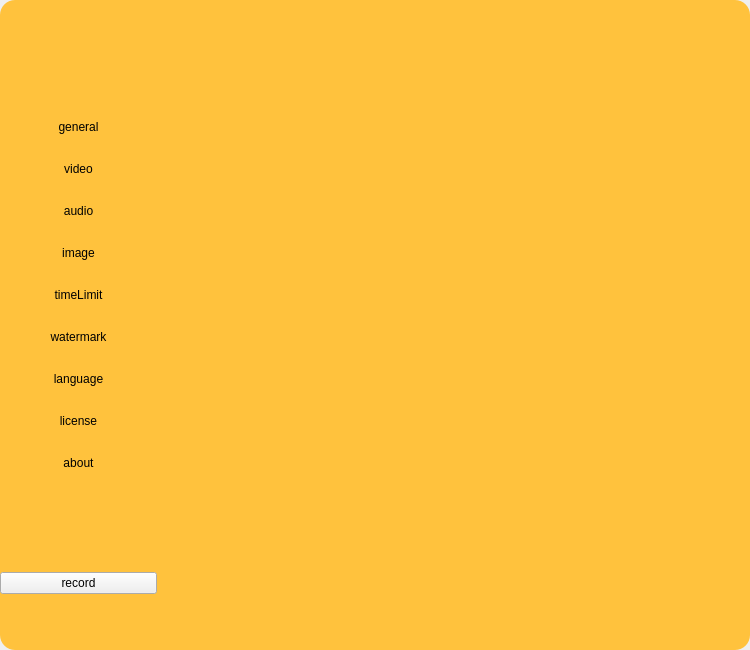
<?xml version="1.0" encoding="UTF-8"?>
<ui version="4.0">
 <class>Adora</class>
 <widget class="QMainWindow" name="Adora">
  <property name="geometry">
   <rect>
    <x>0</x>
    <y>0</y>
    <width>750</width>
    <height>650</height>
   </rect>
  </property>
  <property name="minimumSize">
   <size>
    <width>750</width>
    <height>650</height>
   </size>
  </property>
  <property name="maximumSize">
   <size>
    <width>750</width>
    <height>650</height>
   </size>
  </property>
  <property name="windowTitle">
   <string>Adora</string>
  </property>
  <property name="styleSheet">
   <string notr="true">QWidget#centralWidget {
   background-color: #FFC23D;
   border-radius: 15px;
   overflow: hidden;

}

QPushButton#generalButton {
    background-color: transparent;
    border: 0px;
}
QPushButton#generalButton:hover {
    background-color: #FFCE64;
}
QPushButton#generalButton:checked {
    background-color: #FFD477;
}



QPushButton#videoButton {
    background-color: transparent;
    border: 0px;
}
QPushButton#videoButton:hover {
    background-color: #FFCE64;
}
QPushButton#videoButton:checked {
    background-color: #FFD477;
}



QPushButton#audioButton {
    background-color: transparent;
    border: 0px;
}
QPushButton#audioButton:hover {
    background-color: #FFCE64;
}
QPushButton#audioButton:checked {
    background-color: #FFD477;
}



QPushButton#imageButton {
    background-color: transparent;
    border: 0px;
}
QPushButton#imageButton:hover {
    background-color: #FFCE64;
}
QPushButton#imageButton:checked {
    background-color: #FFD477;
}


QPushButton#timeLimitButton {
    background-color: transparent;
    border: 0px;
}
QPushButton#timeLimitButton:hover {
    background-color: #FFCE64;
}
QPushButton#timeLimitButton:checked {
    background-color: #FFD477;
}


QPushButton#watermarkButton {
    background-color: transparent;
    border: 0px;
}
QPushButton#watermarkButton:hover {
    background-color: #FFCE64;
}
QPushButton#watermarkButton:checked {
    background-color: #FFD477;
}


QPushButton#languageButton {
    background-color: transparent;
    border: 0px;
}
QPushButton#languageButton:hover {
    background-color: #FFCE64;
}
QPushButton#languageButton:checked {
    background-color: #FFD477;
}


QPushButton#licenseButton {
    background-color: transparent;
    border: 0px;
}
QPushButton#licenseButton:hover {
    background-color: #FFCE64;
}
QPushButton#licenseButton:checked {
    background-color: #FFD477;
}



QPushButton#aboutButton {
    background-color: transparent;
    border: 0px;
}
QPushButton#aboutButton:hover {
    background-color: #FFCE64;
}
QPushButton#aboutButton:checked {
    background-color: #FFD477;
}</string>
  </property>
  <widget class="QWidget" name="centralWidget">
   <layout class="QVBoxLayout" name="verticalLayout">
    <property name="spacing">
     <number>0</number>
    </property>
    <property name="leftMargin">
     <number>0</number>
    </property>
    <property name="topMargin">
     <number>0</number>
    </property>
    <property name="rightMargin">
     <number>0</number>
    </property>
    <property name="bottomMargin">
     <number>0</number>
    </property>
    <item alignment="Qt::AlignHCenter">
     <widget class="AdoraFrameWidget" name="adoraFrameWidget" native="true">
      <property name="minimumSize">
       <size>
        <width>750</width>
        <height>66</height>
       </size>
      </property>
      <property name="maximumSize">
       <size>
        <width>750</width>
        <height>66</height>
       </size>
      </property>
     </widget>
    </item>
    <item>
     <widget class="QWidget" name="backgroundWidget" native="true">
      <layout class="QHBoxLayout" name="horizontalLayout">
       <property name="spacing">
        <number>0</number>
       </property>
       <property name="leftMargin">
        <number>0</number>
       </property>
       <property name="topMargin">
        <number>0</number>
       </property>
       <property name="rightMargin">
        <number>0</number>
       </property>
       <property name="bottomMargin">
        <number>0</number>
       </property>
       <item>
        <widget class="QWidget" name="menuAreaWidget" native="true">
         <property name="minimumSize">
          <size>
           <width>157</width>
           <height>0</height>
          </size>
         </property>
         <property name="maximumSize">
          <size>
           <width>157</width>
           <height>16777215</height>
          </size>
         </property>
         <layout class="QVBoxLayout" name="verticalLayout_2">
          <property name="spacing">
           <number>0</number>
          </property>
          <property name="leftMargin">
           <number>0</number>
          </property>
          <property name="topMargin">
           <number>0</number>
          </property>
          <property name="rightMargin">
           <number>0</number>
          </property>
          <property name="bottomMargin">
           <number>0</number>
          </property>
          <item>
           <spacer name="verticalSpacer">
            <property name="orientation">
             <enum>Qt::Vertical</enum>
            </property>
            <property name="sizeType">
             <enum>QSizePolicy::Fixed</enum>
            </property>
            <property name="sizeHint" stdset="0">
             <size>
              <width>20</width>
              <height>40</height>
             </size>
            </property>
           </spacer>
          </item>
          <item>
           <widget class="MenuButton" name="generalButton">
            <property name="minimumSize">
             <size>
              <width>157</width>
              <height>42</height>
             </size>
            </property>
            <property name="maximumSize">
             <size>
              <width>157</width>
              <height>42</height>
             </size>
            </property>
            <property name="text">
             <string>general</string>
            </property>
            <property name="checkable">
             <bool>true</bool>
            </property>
            <property name="checked">
             <bool>false</bool>
            </property>
           </widget>
          </item>
          <item>
           <widget class="MenuButton" name="videoButton">
            <property name="minimumSize">
             <size>
              <width>157</width>
              <height>42</height>
             </size>
            </property>
            <property name="maximumSize">
             <size>
              <width>157</width>
              <height>42</height>
             </size>
            </property>
            <property name="text">
             <string>video</string>
            </property>
            <property name="checkable">
             <bool>true</bool>
            </property>
           </widget>
          </item>
          <item>
           <widget class="MenuButton" name="audioButton">
            <property name="minimumSize">
             <size>
              <width>157</width>
              <height>42</height>
             </size>
            </property>
            <property name="maximumSize">
             <size>
              <width>157</width>
              <height>42</height>
             </size>
            </property>
            <property name="text">
             <string>audio</string>
            </property>
            <property name="checkable">
             <bool>true</bool>
            </property>
           </widget>
          </item>
          <item>
           <widget class="MenuButton" name="imageButton">
            <property name="minimumSize">
             <size>
              <width>157</width>
              <height>42</height>
             </size>
            </property>
            <property name="maximumSize">
             <size>
              <width>157</width>
              <height>42</height>
             </size>
            </property>
            <property name="text">
             <string>image</string>
            </property>
            <property name="checkable">
             <bool>true</bool>
            </property>
           </widget>
          </item>
          <item>
           <widget class="MenuButton" name="timeLimitButton">
            <property name="minimumSize">
             <size>
              <width>157</width>
              <height>42</height>
             </size>
            </property>
            <property name="maximumSize">
             <size>
              <width>157</width>
              <height>42</height>
             </size>
            </property>
            <property name="text">
             <string>timeLimit</string>
            </property>
            <property name="checkable">
             <bool>true</bool>
            </property>
           </widget>
          </item>
          <item>
           <widget class="MenuButton" name="watermarkButton">
            <property name="minimumSize">
             <size>
              <width>157</width>
              <height>42</height>
             </size>
            </property>
            <property name="maximumSize">
             <size>
              <width>157</width>
              <height>42</height>
             </size>
            </property>
            <property name="text">
             <string>watermark</string>
            </property>
           </widget>
          </item>
          <item>
           <widget class="MenuButton" name="languageButton">
            <property name="minimumSize">
             <size>
              <width>157</width>
              <height>42</height>
             </size>
            </property>
            <property name="maximumSize">
             <size>
              <width>157</width>
              <height>42</height>
             </size>
            </property>
            <property name="text">
             <string>language</string>
            </property>
            <property name="checkable">
             <bool>true</bool>
            </property>
           </widget>
          </item>
          <item>
           <widget class="MenuButton" name="licenseButton">
            <property name="minimumSize">
             <size>
              <width>157</width>
              <height>42</height>
             </size>
            </property>
            <property name="maximumSize">
             <size>
              <width>157</width>
              <height>42</height>
             </size>
            </property>
            <property name="text">
             <string>license</string>
            </property>
            <property name="checkable">
             <bool>true</bool>
            </property>
           </widget>
          </item>
          <item>
           <widget class="MenuButton" name="aboutButton">
            <property name="minimumSize">
             <size>
              <width>157</width>
              <height>42</height>
             </size>
            </property>
            <property name="maximumSize">
             <size>
              <width>157</width>
              <height>42</height>
             </size>
            </property>
            <property name="text">
             <string>about</string>
            </property>
            <property name="checkable">
             <bool>true</bool>
            </property>
           </widget>
          </item>
          <item>
           <spacer name="verticalSpacer_3">
            <property name="orientation">
             <enum>Qt::Vertical</enum>
            </property>
            <property name="sizeType">
             <enum>QSizePolicy::MinimumExpanding</enum>
            </property>
            <property name="sizeHint" stdset="0">
             <size>
              <width>20</width>
              <height>40</height>
             </size>
            </property>
           </spacer>
          </item>
          <item>
           <widget class="QWidget" name="buttonAreaWidget" native="true">
            <property name="minimumSize">
             <size>
              <width>0</width>
              <height>73</height>
             </size>
            </property>
            <property name="maximumSize">
             <size>
              <width>16777215</width>
              <height>73</height>
             </size>
            </property>
            <layout class="QHBoxLayout" name="horizontalLayout_2">
             <property name="spacing">
              <number>0</number>
             </property>
             <property name="leftMargin">
              <number>0</number>
             </property>
             <property name="topMargin">
              <number>0</number>
             </property>
             <property name="rightMargin">
              <number>0</number>
             </property>
             <property name="bottomMargin">
              <number>0</number>
             </property>
             <item>
              <widget class="QPushButton" name="recordButton">
               <property name="text">
                <string>record</string>
               </property>
              </widget>
             </item>
            </layout>
           </widget>
          </item>
          <item>
           <spacer name="verticalSpacer_2">
            <property name="orientation">
             <enum>Qt::Vertical</enum>
            </property>
            <property name="sizeType">
             <enum>QSizePolicy::Fixed</enum>
            </property>
            <property name="sizeHint" stdset="0">
             <size>
              <width>20</width>
              <height>30</height>
             </size>
            </property>
           </spacer>
          </item>
         </layout>
        </widget>
       </item>
       <item>
        <widget class="QStackedWidget" name="menuStackWidget"/>
       </item>
      </layout>
     </widget>
    </item>
   </layout>
  </widget>
 </widget>
 <layoutdefault spacing="6" margin="11"/>
 <customwidgets>
  <customwidget>
   <class>AdoraFrameWidget</class>
   <extends>QWidget</extends>
   <header location="global">Ui/AdoraFrameWidget.h</header>
   <container>1</container>
  </customwidget>
  <customwidget>
   <class>MenuButton</class>
   <extends>QPushButton</extends>
   <header location="global">Ui/Item/MenuButton.h</header>
  </customwidget>
 </customwidgets>
 <resources>
  <include location="../Adora.qrc"/>
 </resources>
 <connections/>
</ui>
